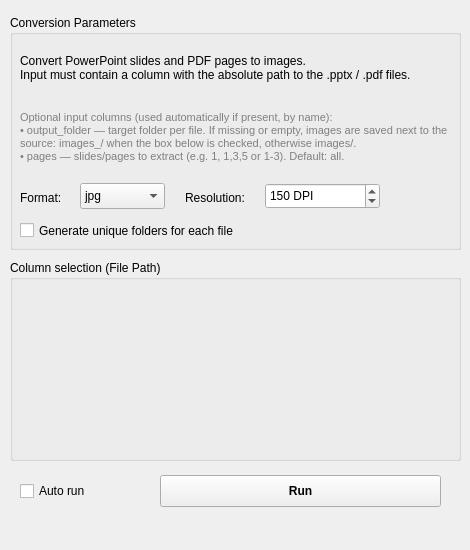
<?xml version="1.0" encoding="UTF-8"?>
<ui version="4.0">
 <class>Form</class>
 <widget class="QWidget" name="Form">
  <property name="geometry">
   <rect>
    <x>0</x>
    <y>0</y>
    <width>470</width>
    <height>550</height>
   </rect>
  </property>
  <property name="minimumSize">
   <size>
    <width>470</width>
    <height>550</height>
   </size>
  </property>
  <property name="maximumSize">
   <size>
    <width>470</width>
    <height>550</height>
   </size>
  </property>
  <property name="windowTitle">
   <string>PPTX/PDF to Images Converter</string>
  </property>
  <widget class="QGroupBox" name="groupBox">
   <property name="geometry">
    <rect>
     <x>10</x>
     <y>15</y>
     <width>451</width>
     <height>235</height>
    </rect>
   </property>
   <property name="title">
    <string>Conversion Parameters</string>
   </property>
   <widget class="QLabel" name="Description">
    <property name="geometry">
     <rect>
      <x>10</x>
      <y>25</y>
      <width>431</width>
      <height>55</height>
     </rect>
    </property>
    <property name="text">
     <string>Convert PowerPoint slides and PDF pages to images.
Input must contain a column with the absolute path to the .pptx / .pdf files.</string>
    </property>
    <property name="wordWrap">
     <bool>true</bool>
    </property>
   </widget>
   <widget class="QLabel" name="label_optional_columns">
    <property name="geometry">
     <rect>
      <x>10</x>
      <y>82</y>
      <width>431</width>
      <height>80</height>
     </rect>
    </property>
    <property name="styleSheet">
     <string notr="true">color: gray; font-size: 11px;</string>
    </property>
    <property name="text">
     <string>Optional input columns (used automatically if present, by name):
• output_folder — target folder per file. If missing or empty, images are saved next to the source: images_&lt;name&gt;/ when the box below is checked, otherwise images/.
• pages — slides/pages to extract (e.g. 1, 1,3,5 or 1-3). Default: all.</string>
    </property>
    <property name="wordWrap">
     <bool>true</bool>
    </property>
   </widget>
   <widget class="QLabel" name="label_ext">
    <property name="geometry">
     <rect>
      <x>10</x>
      <y>170</y>
      <width>55</width>
      <height>26</height>
     </rect>
    </property>
    <property name="text">
     <string>Format:</string>
    </property>
   </widget>
   <widget class="QComboBox" name="comboBox_ext">
    <property name="geometry">
     <rect>
      <x>70</x>
      <y>168</y>
      <width>85</width>
      <height>26</height>
     </rect>
    </property>
    <item>
     <property name="text">
      <string>jpg</string>
     </property>
    </item>
    <item>
     <property name="text">
      <string>png</string>
     </property>
    </item>
    <item>
     <property name="text">
      <string>tif</string>
     </property>
    </item>
   </widget>
   <widget class="QLabel" name="label_dpi">
    <property name="geometry">
     <rect>
      <x>175</x>
      <y>170</y>
      <width>75</width>
      <height>26</height>
     </rect>
    </property>
    <property name="text">
     <string>Resolution:</string>
    </property>
   </widget>
   <widget class="QSpinBox" name="spinBox_dpi">
    <property name="geometry">
     <rect>
      <x>255</x>
      <y>168</y>
      <width>115</width>
      <height>26</height>
     </rect>
    </property>
    <property name="suffix">
     <string> DPI</string>
    </property>
    <property name="minimum">
     <number>36</number>
    </property>
    <property name="maximum">
     <number>600</number>
    </property>
    <property name="singleStep">
     <number>10</number>
    </property>
    <property name="value">
     <number>150</number>
    </property>
   </widget>
   <widget class="QCheckBox" name="checkBox_multiple_folders">
    <property name="geometry">
     <rect>
      <x>10</x>
      <y>205</y>
      <width>421</width>
      <height>21</height>
     </rect>
    </property>
    <property name="text">
     <string>Generate unique folders for each file</string>
    </property>
   </widget>
  </widget>
  <widget class="QGroupBox" name="groupBox_column">
   <property name="geometry">
    <rect>
     <x>10</x>
     <y>260</y>
     <width>451</width>
     <height>201</height>
    </rect>
   </property>
   <property name="title">
    <string>Column selection (File Path)</string>
   </property>
   <widget class="QWidget" name="placeholder" native="true">
    <property name="geometry">
     <rect>
      <x>10</x>
      <y>30</y>
      <width>431</width>
      <height>171</height>
     </rect>
    </property>
   </widget>
  </widget>
  <widget class="QPushButton" name="pushButton_send">
   <property name="enabled">
    <bool>true</bool>
   </property>
   <property name="geometry">
    <rect>
     <x>160</x>
     <y>475</y>
     <width>281</width>
     <height>32</height>
    </rect>
   </property>
   <property name="styleSheet">
    <string notr="true">font-weight: bold;</string>
   </property>
   <property name="text">
    <string>Run</string>
   </property>
  </widget>
  <widget class="QCheckBox" name="checkBox_send">
   <property name="enabled">
    <bool>true</bool>
   </property>
   <property name="geometry">
    <rect>
     <x>20</x>
     <y>483</y>
     <width>131</width>
     <height>16</height>
    </rect>
   </property>
   <property name="text">
    <string>Auto run</string>
   </property>
  </widget>
 </widget>
 <resources/>
 <connections/>
</ui>
